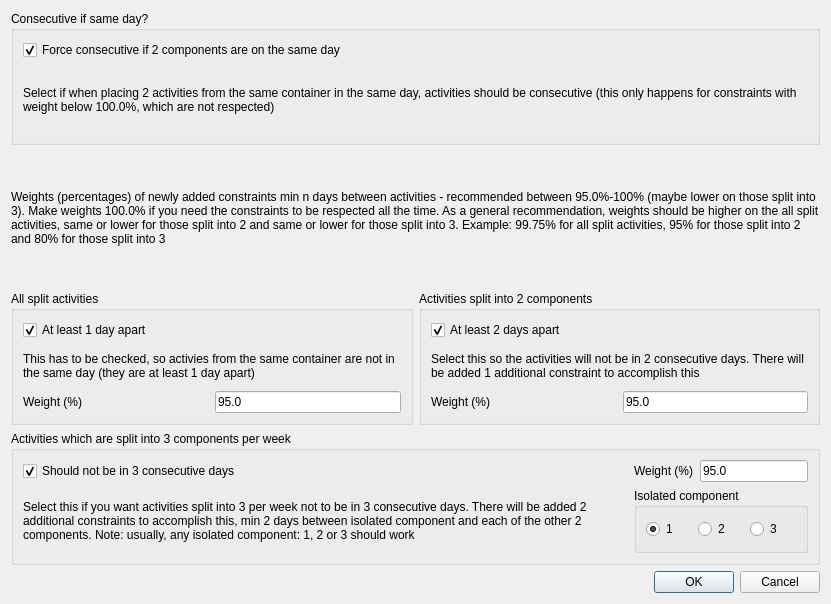
<ui version="4.0" >
 <class>SpreadMinNDaysConstraints5DaysForm_template</class>
 <widget class="QDialog" name="SpreadMinNDaysConstraints5DaysForm_template" >
  <property name="geometry" >
   <rect>
    <x>0</x>
    <y>0</y>
    <width>831</width>
    <height>604</height>
   </rect>
  </property>
  <property name="windowTitle" >
   <string>Spreading activities uniformly in the week</string>
  </property>
  <layout class="QGridLayout" name="gridLayout_6" >
   <item row="0" column="0" colspan="2" >
    <widget class="QGroupBox" name="groupBox_5" >
     <property name="title" >
      <string>Consecutive if same day?</string>
     </property>
     <layout class="QGridLayout" name="gridLayout_2" >
      <item row="0" column="0" >
       <widget class="QCheckBox" name="consecutiveIfSameDayCheckBox" >
        <property name="text" >
         <string>Force consecutive if 2 components are on the same day</string>
        </property>
        <property name="checked" >
         <bool>true</bool>
        </property>
       </widget>
      </item>
      <item row="1" column="0" >
       <widget class="QLabel" name="label_6" >
        <property name="text" >
         <string>Select if when placing 2 activities from the same container in the same day, activities should be consecutive (this only happens for constraints with weight below 100.0%, which are not respected)</string>
        </property>
        <property name="wordWrap" >
         <bool>true</bool>
        </property>
       </widget>
      </item>
     </layout>
    </widget>
   </item>
   <item row="1" column="0" colspan="2" >
    <widget class="QLabel" name="label" >
     <property name="sizePolicy" >
      <sizepolicy vsizetype="Preferred" hsizetype="Preferred" >
       <horstretch>0</horstretch>
       <verstretch>0</verstretch>
      </sizepolicy>
     </property>
     <property name="text" >
      <string>Weights (percentages) of newly added constraints min n days between activities - recommended between 95.0%-100% (maybe lower on those split into 3). Make weights 100.0% if you need the constraints to be respected all the time. As a general recommendation, weights should be higher on the all split activities, same or lower for those split into 2 and same or lower for those split into 3. Example: 99.75% for all split activities, 95% for those split into 2 and 80% for those split into 3</string>
     </property>
     <property name="wordWrap" >
      <bool>true</bool>
     </property>
    </widget>
   </item>
   <item row="2" column="0" >
    <widget class="QGroupBox" name="groupBox_4" >
     <property name="title" >
      <string>All split activities</string>
     </property>
     <layout class="QGridLayout" name="gridLayout_3" >
      <item row="0" column="0" >
       <widget class="QCheckBox" name="spread4OrMoreCheckBox" >
        <property name="enabled" >
         <bool>true</bool>
        </property>
        <property name="text" >
         <string>At least 1 day apart</string>
        </property>
        <property name="checkable" >
         <bool>true</bool>
        </property>
        <property name="checked" >
         <bool>true</bool>
        </property>
       </widget>
      </item>
      <item row="1" column="0" colspan="2" >
       <widget class="QLabel" name="label_4" >
        <property name="sizePolicy" >
         <sizepolicy vsizetype="Preferred" hsizetype="Preferred" >
          <horstretch>0</horstretch>
          <verstretch>0</verstretch>
         </sizepolicy>
        </property>
        <property name="text" >
         <string>This has to be checked, so activies from the same container are not in the same day (they are at least 1 day apart)</string>
        </property>
        <property name="wordWrap" >
         <bool>true</bool>
        </property>
       </widget>
      </item>
      <item row="2" column="0" >
       <widget class="QLabel" name="weight4Label" >
        <property name="text" >
         <string>Weight (%)</string>
        </property>
       </widget>
      </item>
      <item row="2" column="1" >
       <widget class="QLineEdit" name="weight4LineEdit" >
        <property name="sizePolicy" >
         <sizepolicy vsizetype="Fixed" hsizetype="Minimum" >
          <horstretch>0</horstretch>
          <verstretch>0</verstretch>
         </sizepolicy>
        </property>
        <property name="text" >
         <string>95.0</string>
        </property>
       </widget>
      </item>
     </layout>
    </widget>
   </item>
   <item row="2" column="1" >
    <widget class="QGroupBox" name="groupBox_2" >
     <property name="title" >
      <string>Activities split into 2 components</string>
     </property>
     <layout class="QGridLayout" name="gridLayout" >
      <item row="0" column="0" colspan="2" >
       <widget class="QCheckBox" name="spread2CheckBox" >
        <property name="text" >
         <string>At least 2 days apart</string>
        </property>
        <property name="checked" >
         <bool>true</bool>
        </property>
       </widget>
      </item>
      <item row="1" column="0" colspan="2" >
       <widget class="QLabel" name="label_2" >
        <property name="sizePolicy" >
         <sizepolicy vsizetype="Preferred" hsizetype="Preferred" >
          <horstretch>0</horstretch>
          <verstretch>0</verstretch>
         </sizepolicy>
        </property>
        <property name="text" >
         <string>Select this so the activities will not be in 2 consecutive days. There will be added 1 additional constraint to accomplish this</string>
        </property>
        <property name="wordWrap" >
         <bool>true</bool>
        </property>
       </widget>
      </item>
      <item row="2" column="0" >
       <widget class="QLabel" name="weight2Label" >
        <property name="text" >
         <string>Weight (%)</string>
        </property>
       </widget>
      </item>
      <item row="2" column="1" >
       <widget class="QLineEdit" name="weight2LineEdit" >
        <property name="sizePolicy" >
         <sizepolicy vsizetype="Fixed" hsizetype="Minimum" >
          <horstretch>0</horstretch>
          <verstretch>0</verstretch>
         </sizepolicy>
        </property>
        <property name="text" >
         <string>95.0</string>
        </property>
       </widget>
      </item>
     </layout>
    </widget>
   </item>
   <item row="3" column="0" colspan="2" >
    <widget class="QGroupBox" name="groupBox_3" >
     <property name="sizePolicy" >
      <sizepolicy vsizetype="Preferred" hsizetype="Preferred" >
       <horstretch>0</horstretch>
       <verstretch>0</verstretch>
      </sizepolicy>
     </property>
     <property name="title" >
      <string>Activities which are split into 3 components per week</string>
     </property>
     <layout class="QGridLayout" name="gridLayout_5" >
      <item row="0" column="0" >
       <widget class="QCheckBox" name="spread3CheckBox" >
        <property name="sizePolicy" >
         <sizepolicy vsizetype="Fixed" hsizetype="Expanding" >
          <horstretch>0</horstretch>
          <verstretch>0</verstretch>
         </sizepolicy>
        </property>
        <property name="text" >
         <string>Should not be in 3 consecutive days</string>
        </property>
        <property name="checked" >
         <bool>true</bool>
        </property>
       </widget>
      </item>
      <item row="1" column="0" >
       <widget class="QLabel" name="label_3" >
        <property name="sizePolicy" >
         <sizepolicy vsizetype="Preferred" hsizetype="Preferred" >
          <horstretch>0</horstretch>
          <verstretch>0</verstretch>
         </sizepolicy>
        </property>
        <property name="text" >
         <string>Select this if you want activities split into 3 per week not to be in 3 consecutive days. There will be added 2 additional constraints to accomplish this, min 2 days between isolated component and each of the other 2 components. Note: usually, any isolated component: 1, 2 or 3 should work</string>
        </property>
        <property name="wordWrap" >
         <bool>true</bool>
        </property>
       </widget>
      </item>
      <item row="0" column="1" >
       <widget class="QLabel" name="weight3Label" >
        <property name="text" >
         <string>Weight (%)</string>
        </property>
       </widget>
      </item>
      <item row="0" column="2" >
       <widget class="QLineEdit" name="weight3LineEdit" >
        <property name="sizePolicy" >
         <sizepolicy vsizetype="Fixed" hsizetype="Minimum" >
          <horstretch>0</horstretch>
          <verstretch>0</verstretch>
         </sizepolicy>
        </property>
        <property name="text" >
         <string>95.0</string>
        </property>
       </widget>
      </item>
      <item row="1" column="1" colspan="2" >
       <widget class="QGroupBox" name="aloneGroupBox" >
        <property name="sizePolicy" >
         <sizepolicy vsizetype="Minimum" hsizetype="Minimum" >
          <horstretch>0</horstretch>
          <verstretch>0</verstretch>
         </sizepolicy>
        </property>
        <property name="title" >
         <string>Isolated component</string>
        </property>
        <layout class="QGridLayout" name="gridLayout_4" >
         <item row="0" column="0" >
          <widget class="QRadioButton" name="type123RadioButton" >
           <property name="sizePolicy" >
            <sizepolicy vsizetype="Minimum" hsizetype="Minimum" >
             <horstretch>0</horstretch>
             <verstretch>0</verstretch>
            </sizepolicy>
           </property>
           <property name="text" >
            <string>1 </string>
           </property>
           <property name="checked" >
            <bool>true</bool>
           </property>
          </widget>
         </item>
         <item row="0" column="2" >
          <widget class="QRadioButton" name="type312RadioButton" >
           <property name="sizePolicy" >
            <sizepolicy vsizetype="Minimum" hsizetype="Minimum" >
             <horstretch>0</horstretch>
             <verstretch>0</verstretch>
            </sizepolicy>
           </property>
           <property name="text" >
            <string>3</string>
           </property>
          </widget>
         </item>
         <item row="0" column="1" >
          <widget class="QRadioButton" name="type213RadioButton" >
           <property name="sizePolicy" >
            <sizepolicy vsizetype="Minimum" hsizetype="Minimum" >
             <horstretch>0</horstretch>
             <verstretch>0</verstretch>
            </sizepolicy>
           </property>
           <property name="text" >
            <string>2</string>
           </property>
          </widget>
         </item>
        </layout>
       </widget>
      </item>
     </layout>
    </widget>
   </item>
   <item row="4" column="0" colspan="2" >
    <widget class="QDialogButtonBox" name="buttonBox" >
     <property name="orientation" >
      <enum>Qt::Horizontal</enum>
     </property>
     <property name="standardButtons" >
      <set>QDialogButtonBox::Cancel|QDialogButtonBox::Ok</set>
     </property>
    </widget>
   </item>
  </layout>
 </widget>
 <tabstops>
  <tabstop>consecutiveIfSameDayCheckBox</tabstop>
  <tabstop>spread4OrMoreCheckBox</tabstop>
  <tabstop>weight4LineEdit</tabstop>
  <tabstop>spread2CheckBox</tabstop>
  <tabstop>weight2LineEdit</tabstop>
  <tabstop>spread3CheckBox</tabstop>
  <tabstop>weight3LineEdit</tabstop>
  <tabstop>buttonBox</tabstop>
 </tabstops>
 <resources/>
 <connections/>
</ui>
